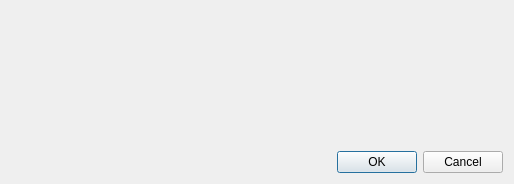
<?xml version="1.0" encoding="UTF-8"?>
<ui version="4.0">
 <class>ColorDialog</class>
 <widget class="QDialog" name="ColorDialog">
  <property name="geometry">
   <rect>
    <x>0</x>
    <y>0</y>
    <width>514</width>
    <height>184</height>
   </rect>
  </property>
  <property name="windowTitle">
   <string>Color</string>
  </property>
  <layout class="QVBoxLayout" name="verticalLayout">
   <item>
    <layout class="QHBoxLayout" name="horizontalLayout">
     <item>
      <widget class="ColorSquareWidget" name="widget_square" native="true">
       <property name="minimumSize">
        <size>
         <width>128</width>
         <height>128</height>
        </size>
       </property>
       <property name="maximumSize">
        <size>
         <width>128</width>
         <height>128</height>
        </size>
       </property>
      </widget>
     </item>
     <item>
      <widget class="ColorEditWidget" name="widget_editor" native="true"/>
     </item>
    </layout>
   </item>
   <item>
    <layout class="QHBoxLayout" name="horizontalLayout_2">
     <item>
      <widget class="ColorPreviewWidget" name="widget_preview" native="true">
       <property name="minimumSize">
        <size>
         <width>128</width>
         <height>0</height>
        </size>
       </property>
      </widget>
     </item>
     <item>
      <spacer name="horizontalSpacer">
       <property name="orientation">
        <enum>Qt::Horizontal</enum>
       </property>
       <property name="sizeHint" stdset="0">
        <size>
         <width>40</width>
         <height>20</height>
        </size>
       </property>
      </spacer>
     </item>
     <item>
      <widget class="QPushButton" name="pushButton">
       <property name="text">
        <string>OK</string>
       </property>
      </widget>
     </item>
     <item>
      <widget class="QPushButton" name="pushButton_2">
       <property name="text">
        <string>Cancel</string>
       </property>
      </widget>
     </item>
    </layout>
   </item>
  </layout>
 </widget>
 <customwidgets>
  <customwidget>
   <class>ColorEditWidget</class>
   <extends>QWidget</extends>
   <header>ColorEditWidget.h</header>
   <container>1</container>
  </customwidget>
  <customwidget>
   <class>ColorPreviewWidget</class>
   <extends>QWidget</extends>
   <header>ColorPreviewWidget.h</header>
   <container>1</container>
  </customwidget>
  <customwidget>
   <class>ColorSquareWidget</class>
   <extends>QWidget</extends>
   <header>ColorSquareWidget.h</header>
   <container>1</container>
  </customwidget>
 </customwidgets>
 <resources/>
 <connections>
  <connection>
   <sender>pushButton</sender>
   <signal>clicked()</signal>
   <receiver>ColorDialog</receiver>
   <slot>accept()</slot>
   <hints>
    <hint type="sourcelabel">
     <x>342</x>
     <y>159</y>
    </hint>
    <hint type="destinationlabel">
     <x>322</x>
     <y>165</y>
    </hint>
   </hints>
  </connection>
  <connection>
   <sender>pushButton_2</sender>
   <signal>clicked()</signal>
   <receiver>ColorDialog</receiver>
   <slot>reject()</slot>
   <hints>
    <hint type="sourcelabel">
     <x>482</x>
     <y>166</y>
    </hint>
    <hint type="destinationlabel">
     <x>508</x>
     <y>167</y>
    </hint>
   </hints>
  </connection>
 </connections>
</ui>
